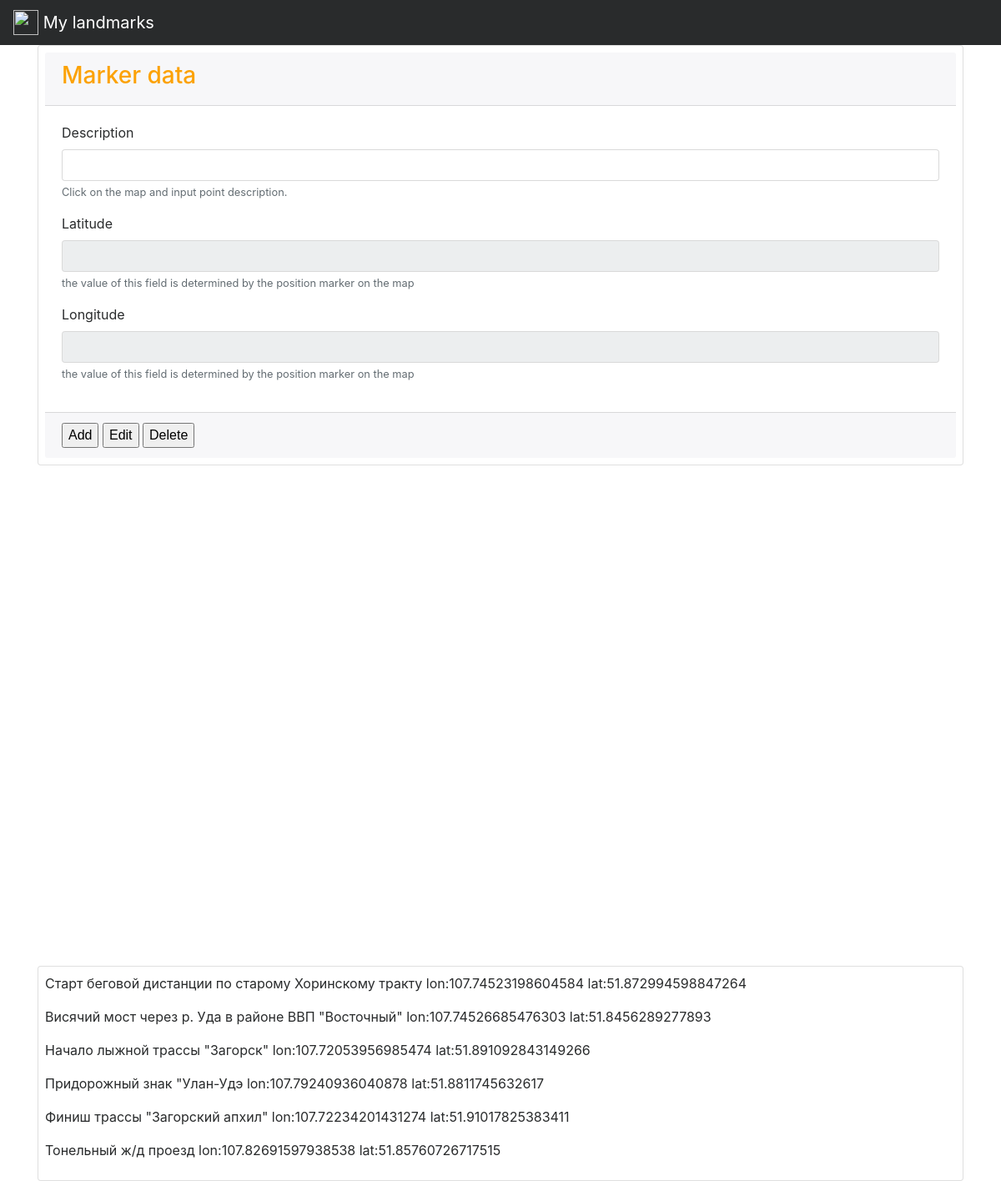
Page /viewmark/ on the earlier database version.
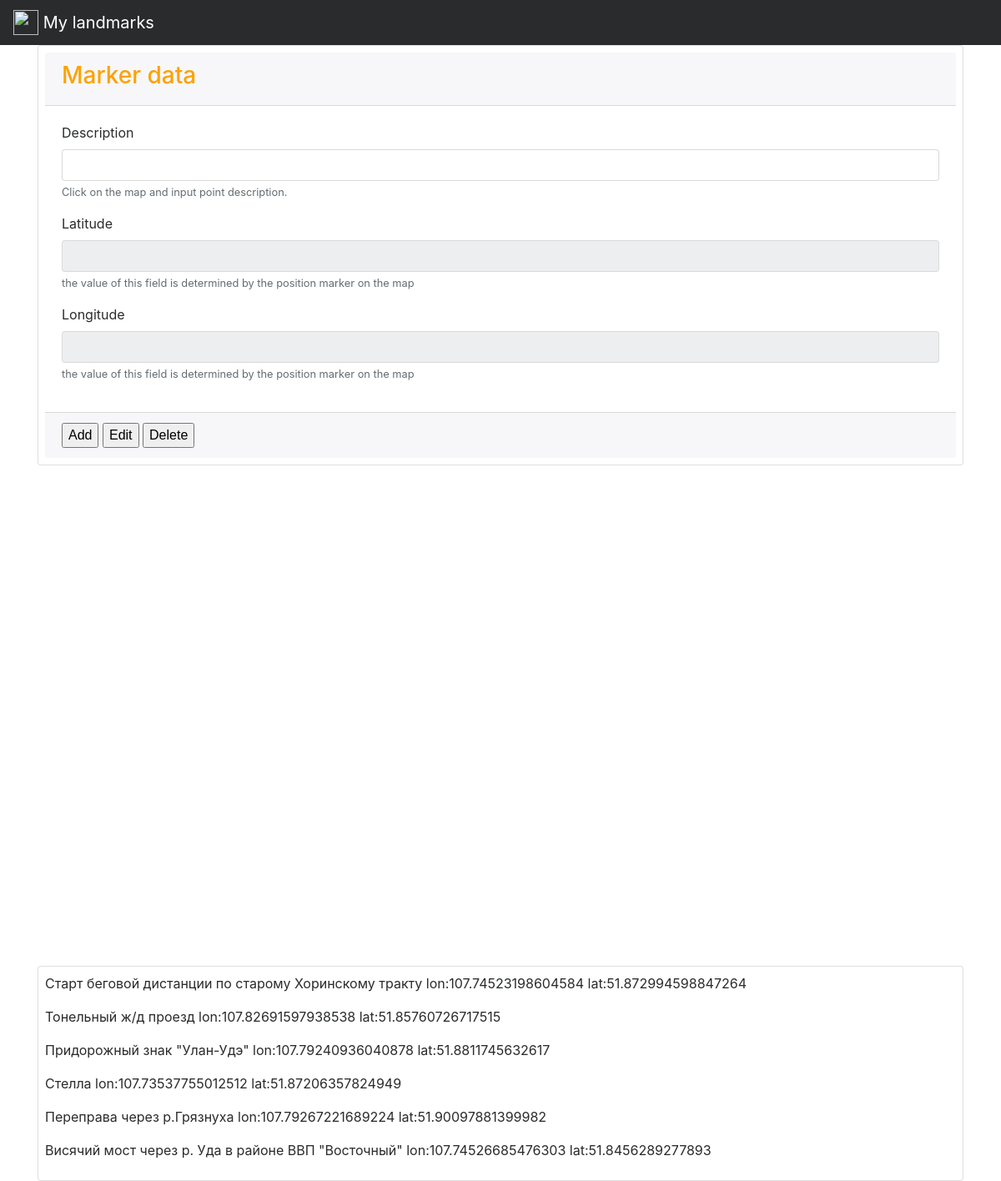
Same page on the later database version.
### mld/models.py (models this page shows, shortened)
class Targets(models.Model):
    description = models.CharField(max_length=200)
    created_dt = models.DateTimeField(auto_now=True)
    longitude = models.FloatField()
    latitude = models.FloatField()
    isprivate = models.BooleanField(default=False)
    class Meta:
        unique_together = ('longitude', 'latitude')

### mld/views.py (the view)
# urls.py: url(r'^viewmark/',views.viewmark,name='viewmark'),
def viewmark(request):
    markers = Targets.objects.all().order_by('created_dt')
    context = {'markers': markers}
    return render(request, 'mld/viewmark.html', context)

### templates/mld/viewmark.html (shortened to what this page needs)
{% load staticfiles %}
<!DOCTYPE html>
<html>
<head>
    <link rel="stylesheet" href="{% static 'lib/bootstrap-4.0.0-alpha.6-dist/css/bootstrap.min.css' %}"/>
    <link rel="stylesheet" href="{% static 'css/main.css' %}"/>
</head>
<body onload="initMap()">
<header>
    <nav class="navbar sticky-top navbar-inverse bg-inverse">
        <a class="navbar-brand" href="{% url 'mld:index' %}">
            <img src="{% static 'img/logo.png' %}" width="30" height="30" class="d-inline-block align-top" alt="">
            My landmarks
        </a>
    </nav>
</header>
<div class="container">
    <div class="card p-2">
        <div class="card-header">
            <h3>Marker data</h3>
        </div>
        <div class="card-block">
            <form id="frmMarker">
                <div class="form-group">
                    <label for="txtdescription">Description</label>
                    <input type="text" class="form-control" id="txtdescription" aria-describedby="descrHelp"
                           maxlength="200" name="txtdescr" required>
                    <small id="descrHelp" class="form-text text-muted">Click on the map and input point description.</small>
                </div>
                <div class="form-group">
                    <label for="txtlati">Latitude</label>
                    <input type="text" class="form-control" id="txtlati" aria-describedby="latiHelp" name="txtlat"
                           readonly>
                    <small id="latiHelp" class="form-text text-muted">the value of this field is determined by the
                        position
                        marker on the map
                    </small>
                </div>
                <div class="form-group">
                    <label for="txtlongi">Longitude</label>
                    <input type="number" class="form-control" id="txtlongi" aria-describedby="longiHelp" name="txtlng"
                           readonly>
                    <small id="longiHelp" class="form-text text-muted">the value of this field is determined by the
                        position
                        marker on the map
                    </small>
                </div>
            </form>
        </div>
        <div class="card-footer">
            <button id="bAdd" class="button" form="frmMarker" onclick="addData()">Add</button>
            <button id="bEdit" class="button" form="frmMarker" onclick="updateData()">Edit</button>
            <button id="bDelete" class="button" form="frmMarker" onclick="deleteData()">Delete</button>
        </div>
    </div>
</div>
<div id="map" style="width: 100%; height: 600px;"></div>
<div class="container">
    <div class="card p-2">
        {% for marker in markers %}
            <p>{{ marker.description }} lon:{{ marker.longitude }} lat:{{ marker.latitude }}</p>
        {% endfor %}
    </div>
</div>
</body>
</html>

### mld/static/css/main.css (style rules this page uses)
h3 { color: #FCA205; }

Differences in the rows shown:
removed Targets: description "Начало лыжной трассы \"Загорск\"", longitude "107.72053956985474", latitude "51.891092843149266"
removed Targets: description "Финиш трассы \"Загорский апхил\"", longitude "107.72234201431274", latitude "51.91017825383411"
shown differently, row unchanged: Targets "Тонельный ж/д проезд": moves up the list
changed Targets: description "Придорожный знак \"Улан-Удэ" → "Придорожный знак \"Улан-Удэ\""; moves down the list
added Targets: description "Стелла", longitude "107.73537755012512", latitude "51.87206357824949"
added Targets: description "Переправа через р.Грязнуха", longitude "107.79267221689224", latitude "51.90097881399982"
